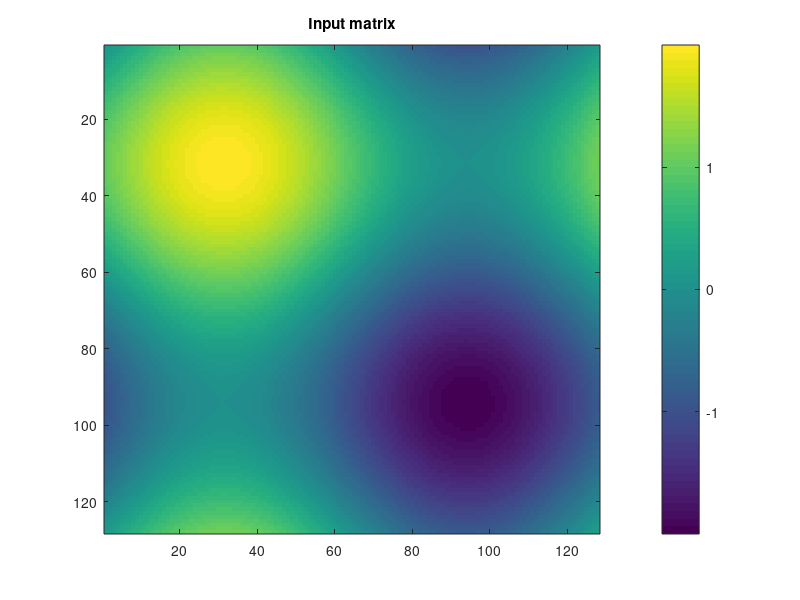

The MATLAB source for this figure: (Note: this script raises an error after producing the figure.)
% Example: How to use autocorr_stat

% Add path with auto-correlation functions to the matlab searchpath. This
% allows the function to run inside the 'Examples' folder.

addpath(fullfile('.', '..'));


% Generate input matrix. As an example, a 2D sine function is generated.
% If desired, an image can be loaded here instead as Z.

sz = 128;   % Input matrix size

[X, Y]  = meshgrid(1:sz);                   % Create a grid of coordinates
Z       = sin(0.05 * X) + sin(0.05 * Y);    % Calculate 2D sine function


% Show image of the input matrix

figure
image(Z, 'CDataMapping', 'scaled')
colorbar
title('Input matrix')


% Calculate the 2D auto-correlation. After the program is finished, the
% computation time of the auto-correlation will be shown in the Matlab
% command window.

tic
ACF = autocorr_stat(Z);
toc


% Show image of the auto-correlation

figure
image(ACF, 'CDataMapping', 'scaled')
colorbar
title('2D auto-correlation')